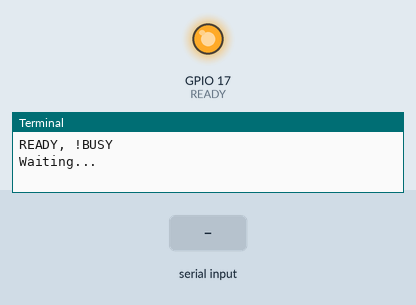
The program below on a simulated Raspberry Pi (BCM pin numbers). On the bench: output pins drawn as LEDs (lit = HIGH), the last lines printed to the terminal. Inputs (shaded band) come from the test bench. Pins used as bus, display or sensor lines are not drawn.

Above: at 1.2 s.
1.3 s: "1" typed at the terminal, then Enter
At 1.8 s:
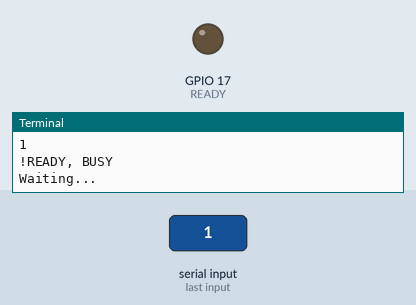
2.8 s: "0" typed at the terminal, then Enter
At 4.1 s:
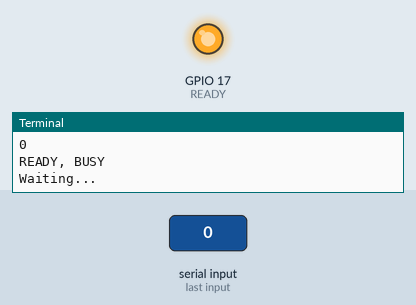
Timing chart, 0 to 5.8 s (numbered marks = the images above; inputs shaded):
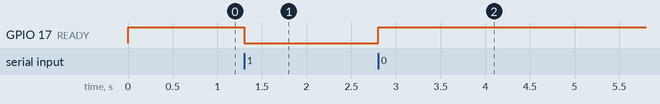

Measured:
- after the input at 1.3 s, GPIO 17 (READY): HIGH → LOW at once
- after the input at 2.8 s, GPIO 17 (READY): LOW → HIGH at once

The program:

SimpleTriggerWait.py
```python
import RPi.GPIO as GPIO
import time
READY= 17
BUSY = 18
TRIGGER =27

GPIO.setwarnings(False)
GPIO.setmode(GPIO.BCM)
GPIO.setup(READY, GPIO.OUT)
GPIO.setup(BUSY ,GPIO.OUT)
GPIO.setup(TRIGGER, GPIO.IN)

GPIO.output(READY,True)
GPIO.output(BUSY,False)
print("READY, !BUSY")
x = input("Waiting...")
GPIO.output(READY,False)
GPIO.output(BUSY,True)
print("!READY, BUSY")
x = input("Waiting...")
GPIO.output(READY,True)
GPIO.output(BUSY,True)
print("READY, BUSY")
x = input("Waiting...")
GPIO.output(BUSY, False)
GPIO.output(READY, False)
time.sleep(1)
GPIO.output(BUSY,True)
while True:
    GPIO.output(READY,True)
    time.sleep(3)
    GPIO.output(BUSY,False)

    while not GPIO.input(TRIGGER):
        pass
    print('Triggered')
    GPIO.output(BUSY,True)
    GPIO.output(READY,False)
    time.sleep(5)
    print('pass')
```
